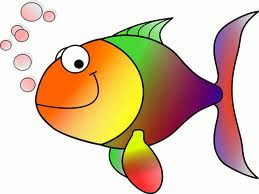
#> input picture img/HappyFish.jpg, 259 x 194 px, given in place of the camera
$ python 11-video_grid.py
#> lines starting #> are read from the running program, lines starting #| are printed output that depends on the picture
import cv2
import numpy as np

vid = cv2.VideoCapture(2)

if not vid.isOpened():
    print("Cannot Open Camera")
    exit()

while True:
    ret, frame = vid.read()
#> frame is the input picture: shape (194, 259, 3); mean B, G, R 170.8, 196.4, 219.3

    if not ret:
        print("Errorrrr")
        break

    flip = cv2.flip(frame, -1)
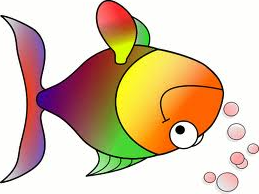
#> flip: shape (194, 259, 3); mean B, G, R 170.8, 196.4, 219.3
    avg_blur = cv2.blur(frame,(9,9))
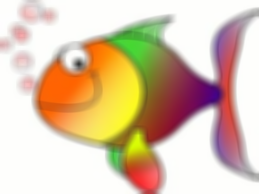
#> avg_blur: shape (194, 259, 3); mean B, G, R 170.8, 196.4, 219.3
    gaussian_blur = cv2.GaussianBlur(frame, (9,9),0)
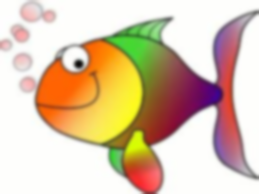
#> gaussian_blur: shape (194, 259, 3); mean B, G, R 170.8, 196.4, 219.3
    median_blur = cv2.medianBlur(frame, 11)
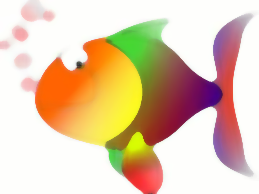
#> median_blur: shape (194, 259, 3); mean B, G, R 174, 201.4, 226.5
    bilateral_blur = cv2.bilateralFilter(frame, 9, 200,200)

    row0 = np.hstack((frame, flip, median_blur))
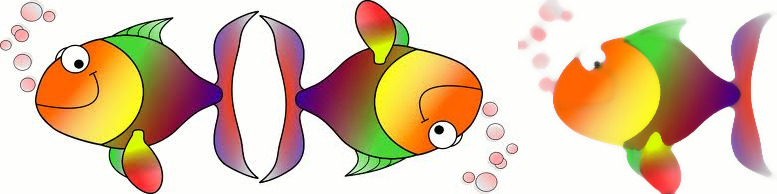
#> row0: shape (194, 777, 3); mean B, G, R 171.9, 198.1, 221.7
    row1 = np.hstack((avg_blur, gaussian_blur, bilateral_blur))
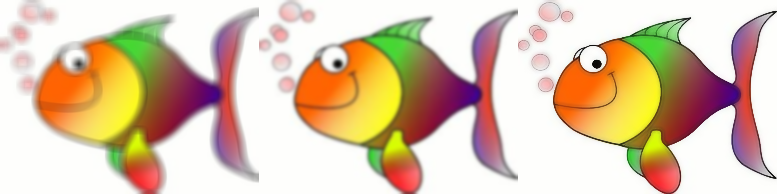
#> row1: shape (194, 777, 3); mean B, G, R 171, 196.7, 219.7

    grid = np.vstack((row0, row1))
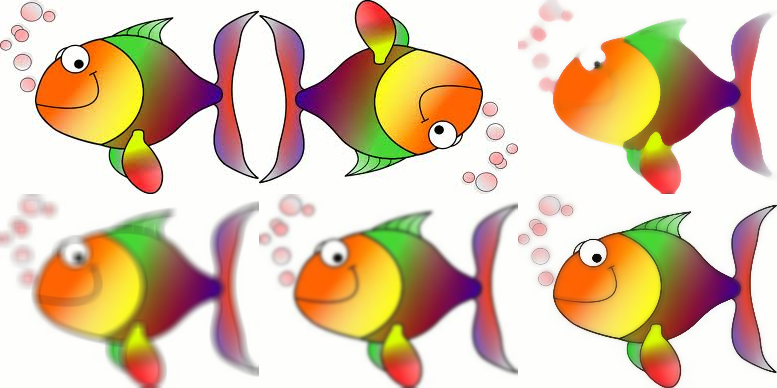
#> grid: shape (388, 777, 3); mean B, G, R 171.5, 197.4, 220.7

    cv2.imshow("grid", grid)

     # Exit the loop when the ESC key is pressed
    if cv2.waitKey(1) & 0xFF == 27:
#> (key Esc is pressed here)
        break

vid.release()
cv2.destroyAllWindows()

$ run again, on img/Polygon.jpg
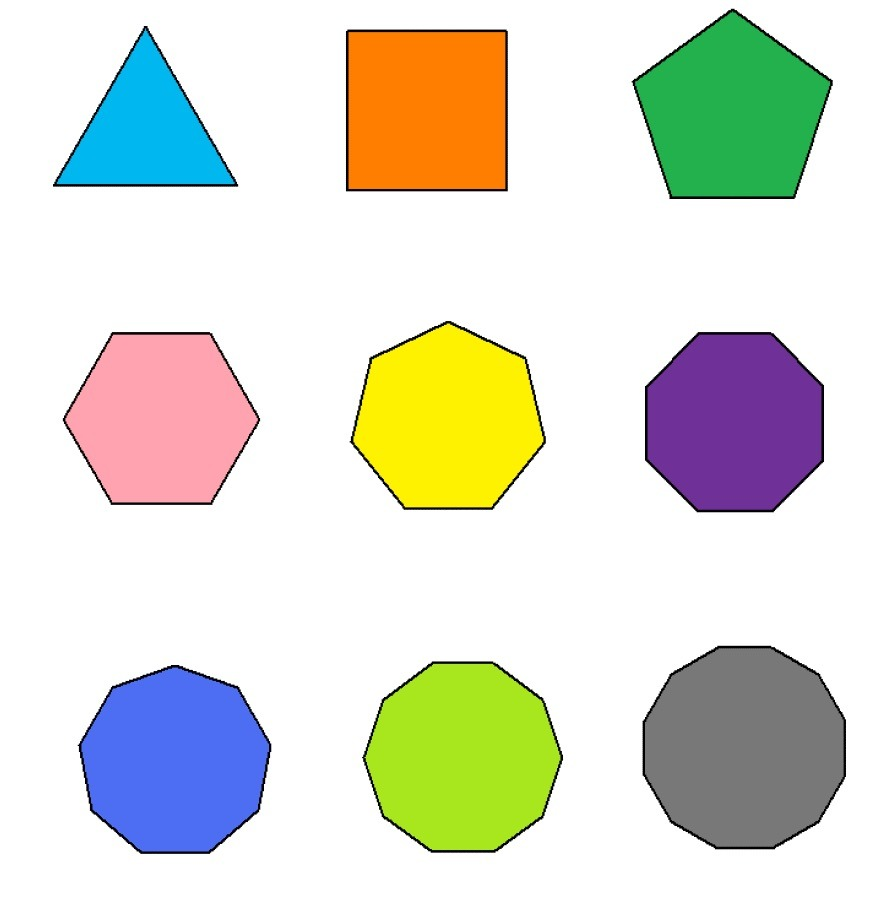
#> input picture img/Polygon.jpg, 894 x 913 px, given in place of the camera
#> frame is the input picture: shape (913, 894, 3); mean B, G, R 210.5, 223, 221.3
#> `row1 = np.hstack((avg_blur, gaussian_blur, bilateral_blur))`:
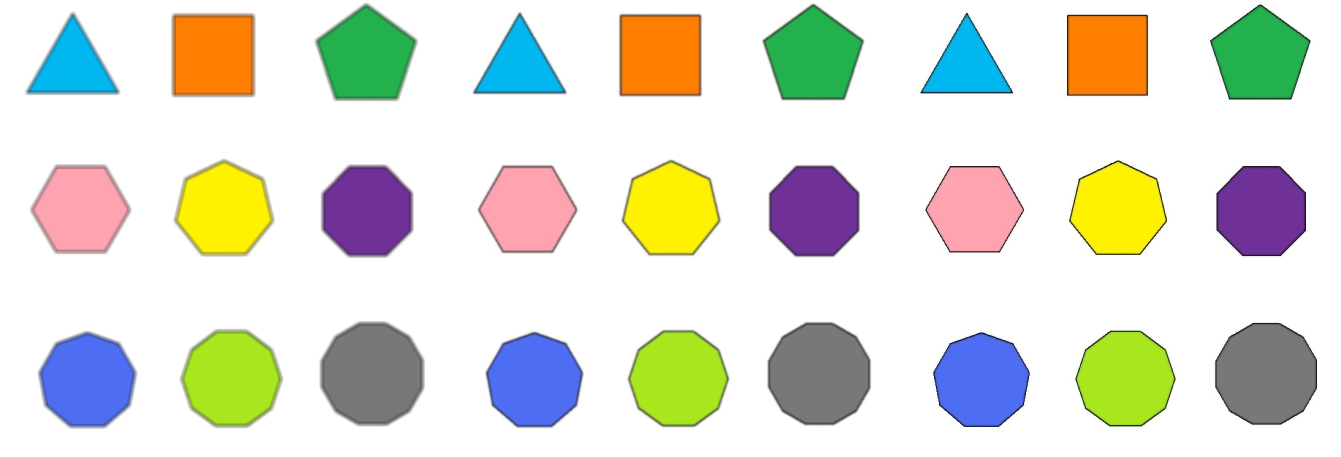
#> row1: shape (913, 2682, 3) (shown at 1/2 size); mean B, G, R 210.6, 223, 221.3
#> `grid = np.vstack((row0, row1))`:
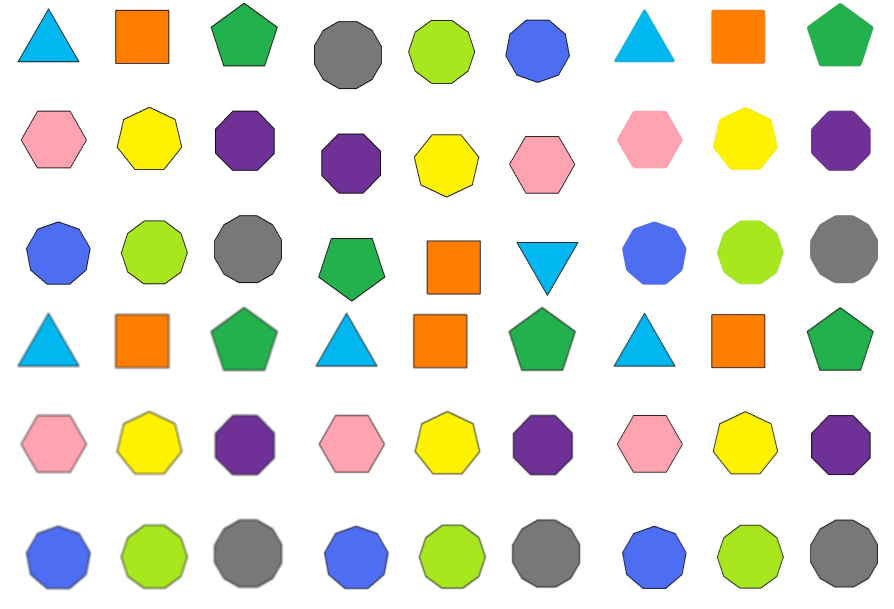
#> grid: shape (1826, 2682, 3) (shown at 1/3 size); mean B, G, R 210.8, 223.4, 221.7
